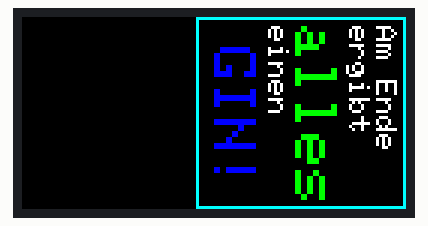
This program was run on a simulated ESP32. Parts: 128×64 colour display.

Above: at 0.1 s.

The program:

main.cpp
```cpp
#include <Arduino.h>

#include <ESP32-HUB75-MatrixPanel-I2S-DMA.h>
#include <ESP32-VirtualMatrixPanel-I2S-DMA.h>

#define PANEL_RES_X 64 // Number of pixels wide of each INDIVIDUAL panel module.
#define PANEL_RES_Y 64 // 32     // Number of pixels tall of each INDIVIDUAL panel module.
#define PANEL_CHAIN 2  // Total number of panels chained one to another

#define VDISP_NUM_ROWS 2 // Number of rows of individual LED panels
#define VDISP_NUM_COLS 1 // Number of individual LED panels per row
// #define PANEL_CHAIN_TYPE CHAIN_TOP_RIGHT_DOWN

// https://github.com/mrcodetastic/ESP32-HUB75-MatrixPanel-DMA?tab=readme-ov-file#2-wiring-the-esp32-to-an-led-matrix-panel
#define R1_PIN 25
#define G1_PIN 26
#define B1_PIN 27
#define R2_PIN 14
#define G2_PIN 12
#define B2_PIN 13

#define A_PIN 23
#define B_PIN 19
#define C_PIN 5
#define D_PIN 17
#define E_PIN 32 // -1 // IMPORTANT: Change to a valid pin if using a 64x64px panel.

#define LAT_PIN 4
#define OE_PIN 15
#define CLK_PIN 16

HUB75_I2S_CFG::i2s_pins _pins = {
    R1_PIN, G1_PIN, B1_PIN,
    R2_PIN, G2_PIN, B2_PIN,
    A_PIN, B_PIN, C_PIN, D_PIN, E_PIN,
    LAT_PIN, OE_PIN, CLK_PIN};

HUB75_I2S_CFG mxconfig(
    PANEL_RES_X, // module width
    PANEL_RES_Y, // module height
    PANEL_CHAIN, // Chain length
    _pins        // pin mapping
);

MatrixPanel_I2S_DMA *dma_display = nullptr;
VirtualMatrixPanel *virtualDisp = nullptr;

void setup()
{
  // mxconfig.i2sspeed = HUB75_I2S_CFG::clk_speed::HZ_10M;

  // mxconfig.gpio.e = 18;
  mxconfig.clkphase = false;
  // mxconfig.driver = HUB75_I2S_CFG::FM6126A;

  // Display Setup
  dma_display = new MatrixPanel_I2S_DMA(mxconfig);
  dma_display->begin();
  dma_display->setBrightness8(90); // 0-255
  dma_display->clearScreen();

  // myGREEN = dma_display->color565(0, 255, 0);
  // dma_display->fillScreen(myGREEN);

  // line red
  dma_display->drawLine(0, 0, dma_display->width() - 1, dma_display->height() - 1, dma_display->color444(15, 0, 0));

  // border
  // dma_display->drawLine(0, 0, 0, 63, dma_display->color444(0, 15, 0));
  // dma_display->drawLine(0, 0, 127, 0, dma_display->color444(0, 0, 15));
  // dma_display->drawLine(127, 63, 0, 63, dma_display->color444(15, 15, 0));
  // dma_display->drawLine(127, 63, 127, 0, dma_display->color444(0, 15, 15));

  // Text
  // dma_display->setTextSize(1); // size 1 == 8 pixels high
  // // dma_display->setTextWrap(false); // Don't wrap at end of line - will do ourselves
  // dma_display->setCursor(0, 2); // start at top left, with 8 pixel of spacing
  // dma_display->print(" ACHTUNG\n Heute ist Mischa\n im Home-Office!");

  // dma_display->setTextSize(2);
  // dma_display->setCursor(4, 40);
  // dma_display->setTextColor(dma_display->color444(15, 0, 15));
  // dma_display->print("Ruhe bitte");

  // // End
  // dma_display->drawPixel(0, 0, dma_display->color444(15, 15, 15));
  // dma_display->drawPixel(dma_display->width() - 1, dma_display->height() - 1, dma_display->color444(15, 0, 15));

  // virtualDisp = new VirtualMatrixPanel(*dma_display, VDISP_NUM_ROWS, VDISP_NUM_COLS, PANEL_RES_X, PANEL_RES_Y);
  virtualDisp = new VirtualMatrixPanel(*dma_display, 1, 2, PANEL_RES_X, PANEL_RES_Y);
  virtualDisp->setRotation(1);
  // virtualDisp->drawDisplayTest();

  virtualDisp->drawRect(0, 0, 64, 70, virtualDisp->color444(0, 15, 15));

  virtualDisp->setTextSize(1);
  virtualDisp->setCursor(3, 3);
  virtualDisp->print("Am Ende");
  virtualDisp->setCursor(3, 12);
  virtualDisp->print("ergibt");

  virtualDisp->setTextSize(2);
  virtualDisp->setTextColor(virtualDisp->color444(0, 15, 0));
  virtualDisp->setCursor(3, 23);
  virtualDisp->print("alles");

  virtualDisp->setTextSize(1);
  virtualDisp->setTextColor(virtualDisp->color444(15, 15, 15));
  virtualDisp->setCursor(3, 39);
  virtualDisp->print("einen");

  virtualDisp->setTextSize(2);
  virtualDisp->setCursor(10, 50);
  virtualDisp->setTextColor(virtualDisp->color444(0, 0, 15));
  virtualDisp->print("GIN!");
}

void loop()
{
}
```
